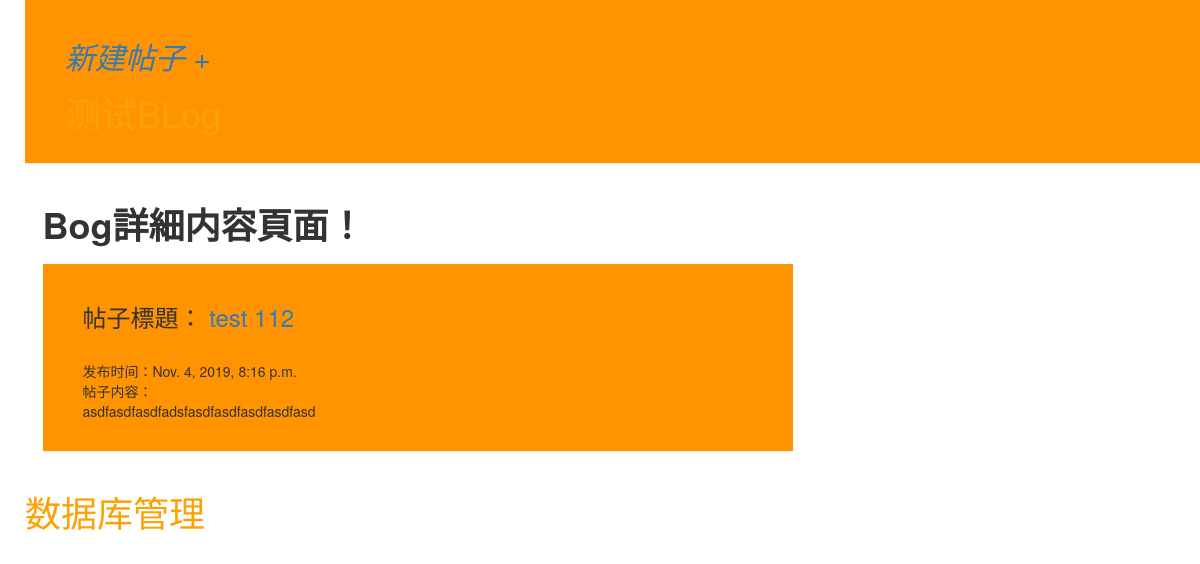
The app's page /post/1/ with its own data.
### blog/models.py (models this page shows, shortened)
class Post(models.Model):
    author = models.ForeignKey('auth.User',on_delete=models.CASCADE)
    title=models.CharField(max_length=200)
    text=models.TextField()
    created_date=models.DateTimeField(default = timezone.now)
    published_date=models.DateTimeField(blank=True,null=True)

### blog/views.py (the view)
# urls.py: url(r'^post/(?P<pk>[0-9]+)/$',views.post_detail,name='post_detail'),
def post_detail(request,pk):
	post=get_object_or_404(Post,pk=pk)
	return render(request,'blog/post_detail.html',{'post':post})

### blog/templates/blog/post_detail.html (shortened to what this page needs)
{% extends 'blog/base.html' %}
{% block content %}
		<p> <h1><strong>Bog詳細内容頁面！</strong></h1></p>
		<div class="post" >
			<div class="page-header">
			<h3>帖子標題：<a href="/"> {{post.title}}</a></h3><br>
				{% if post.published_date %}
				<div class=date>
					发布时间：{{post.published_date}}
				</div>
				{% endif %}
				<div class="body">
					<p>帖子内容：<br> {{post.text|linebreaksbr}}</p>
				</div>
			</div>
	    </div>
{% endblock %}

### blog/static/css/blog.css (style rules this page uses)
body { padding-left: 25px; }

### records on screen
Post: title "test 112", published_date "Nov. 4, 2019, 8:16 p.m.", text "asdfasdfasdfadsfasdfasdfasdfasdfasd"
